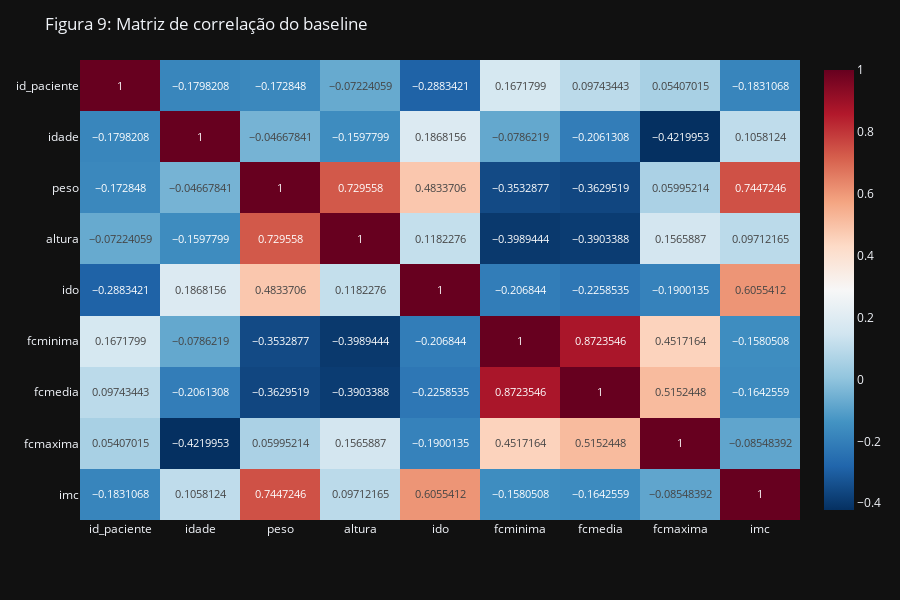

Here is the notebook cell this chart was saved with:
### Code cell
pd.options.plotting.backend = "plotly"

corr = df_baseline.corr(method='pearson')
fig = px.imshow(corr, text_auto=True, color_continuous_scale='RdBu_r', aspect="auto")
fig.update_layout(
    title = "Figura 9: Matriz de correlação do baseline",
    dragmode = "zoom",
    hovermode = "x",
    barmode = "group",
    height = 600,
    # legend = dict(traceorder="reversed"),
    template = "plotly_dark",
)

fig.show()
fig.write_image("../reports/figures/corr_mat_baseline.png")

### Figure 1 — Plotly figure (JSON) as saved in the notebook; plotly's stock layout.template omitted (floating-point values rounded to 4 significant figures)
{"data": [{"coloraxis": "coloraxis", "hovertemplate": "x: %{x}<br>y: %{y}<br>color: %{z}<extra></extra>", "name": "0", "texttemplate": "%{z}", "type": "heatmap", "x": ["id_paciente", "idade", "peso", "altura", "ido", "fcminima", "fcmedia", "fcmaxima", "imc"], "xaxis": "x", "y": ["id_paciente", "idade", "peso", "altura", "ido", "fcminima", "fcmedia", "fcmaxima", "imc"], "yaxis": "y", "z": [[1, -0.1798, -0.1728, -0.07224, -0.2883, 0.1672, 0.09743, 0.05407, -0.1831], [-0.1798, 1, -0.04668, -0.1598, 0.1868, -0.07862, -0.2061, -0.422, 0.1058], [-0.1728, -0.04668, 1, 0.7296, 0.4834, -0.3533, -0.363, 0.05995, 0.7447], [-0.07224, -0.1598, 0.7296, 1, 0.1182, -0.3989, -0.3903, 0.1566, 0.09712], [-0.2883, 0.1868, 0.4834, 0.1182, 1, -0.2068, -0.2259, -0.19, 0.6055], [0.1672, -0.07862, -0.3533, -0.3989, -0.2068, 1, 0.8724, 0.4517, -0.1581], [0.09743, -0.2061, -0.363, -0.3903, -0.2259, 0.8724, 1, 0.5152, -0.1643], [0.05407, -0.422, 0.05995, 0.1566, -0.19, 0.4517, 0.5152, 1, -0.08548], [-0.1831, 0.1058, 0.7447, 0.09712, 0.6055, -0.1581, -0.1643, -0.08548, 1]]}], "layout": {"barmode": "group", "coloraxis": {"colorscale": [[0, "rgb(5,48,97)"], [0.1, "rgb(33,102,172)"], [0.2, "rgb(67,147,195)"], [0.3, "rgb(146,197,222)"], [0.4, "rgb(209,229,240)"], [0.5, "rgb(247,247,247)"], [0.6, "rgb(253,219,199)"], [0.7, "rgb(244,165,130)"], [0.8, "rgb(214,96,77)"], [0.9, "rgb(178,24,43)"], [1, "rgb(103,0,31)"]]}, "dragmode": "zoom", "height": 600, "hovermode": "x", "margin": {"t": 60}, "title": {"text": "Figura 9: Matriz de correlação do baseline"}, "xaxis": {"anchor": "y", "domain": [0, 1]}, "yaxis": {"anchor": "x", "autorange": "reversed", "domain": [0, 1]}}}
